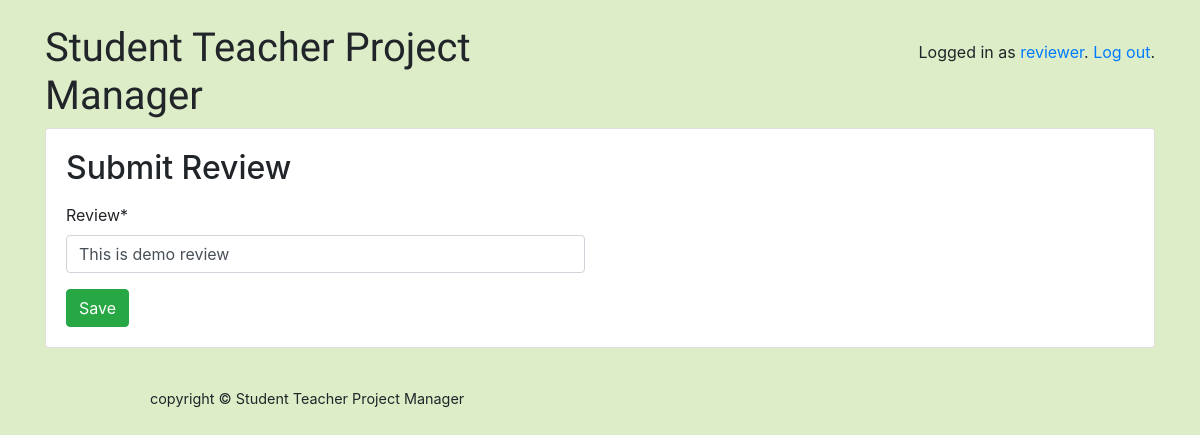
The page /reviewers/home/projects/2/review/ (signed in) on the database as committed earlier.
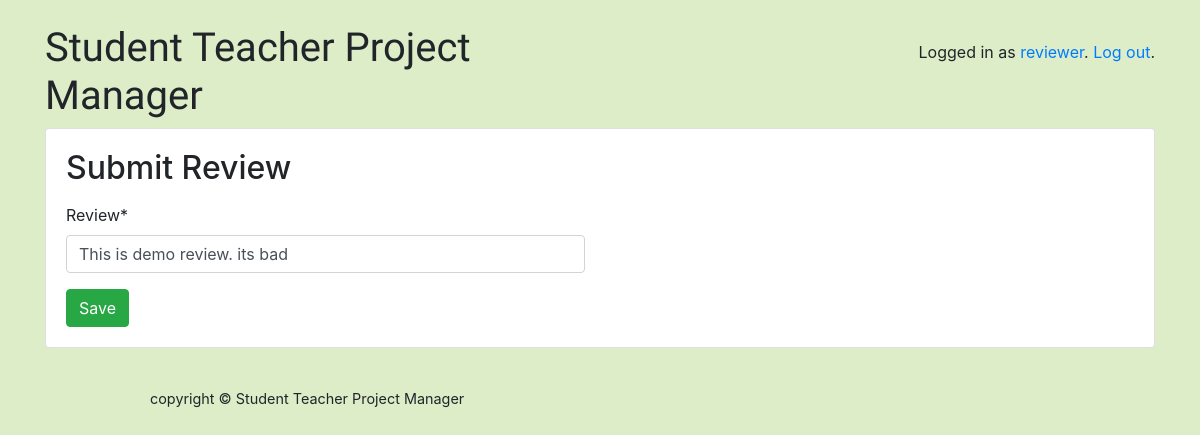
The same page on the database as committed later.
### classroom/models.py (models this page shows, shortened)
class Project(models.Model):
	owner = models.ForeignKey(User, on_delete=models.CASCADE, related_name='projects')
	title = models.CharField(max_length=500)
	members=models.CharField(max_length=200)
	idea = models.CharField(max_length=1000000, default='')
	review=models.CharField(max_length= 1000000, default='')
	marks_assigned = models.BooleanField(default=False)
	marks = models.IntegerField(default=0)
	courseid = models.IntegerField(default = 0)
	is_assigned = models.BooleanField(default=False)
	reviewee = models.ForeignKey(User, on_delete=models.CASCADE, related_name = 'reviewer_projects')

### classroom/views/reviewers.py (the view, shortened to what this page needs)
# urls.py: path('reviewers/home/projects/<int:pk>/review/', reviewers.SubmitReview.as_view(), name='submit_review'),
@method_decorator([login_required, reviewer_required], name='dispatch')
class SubmitReview(UpdateView):
	model = Project
	fields = ('review',)
	template_name = 'classroom/reviewers/submit_review.html'

### classroom/templates/classroom/reviewers/submit_review.html (shortened to what this page needs)
{% extends 'base.html' %}
{% load crispy_forms_tags %}
{% block content %}
<h2 class="mb-3">Submit Review</h2>
  <div class="row">
    <div class="col-md-6 col-sm-8 col-12">
      <form method="post" novalidate>
        {{ form|crispy }}
        <button type="submit" class="btn btn-success">Save</button>
      </form>
    </div>
  </div>
{% endblock %}

Rows that differ between the two databases and show on the page:
changed Project: review "This is demo review" → "This is demo review. its bad"
